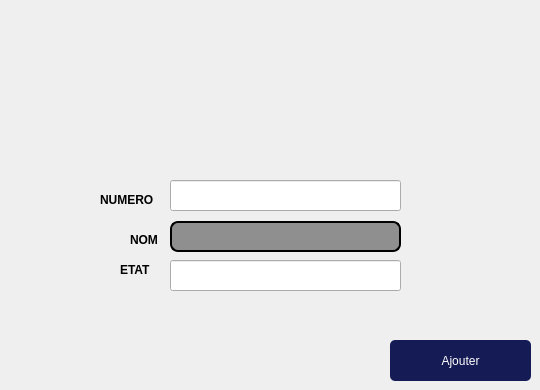
      <widget class="QWidget" name="tab_10">
       <attribute name="title">
        <string>Ajouter un Devoir</string>
       </attribute>
       <widget class="QLabel" name="reference_3">
        <property name="geometry">
         <rect>
          <x>130</x>
          <y>230</y>
          <width>41</width>
          <height>20</height>
         </rect>
        </property>
        <property name="font">
         <font>
          <pointsize>9</pointsize>
          <weight>75</weight>
          <bold>true</bold>
          <underline>false</underline>
         </font>
        </property>
        <property name="text">
         <string>NOM</string>
        </property>
       </widget>
       <widget class="QLabel" name="quantite_5">
        <property name="geometry">
         <rect>
          <x>100</x>
          <y>190</y>
          <width>71</width>
          <height>20</height>
         </rect>
        </property>
        <property name="font">
         <font>
          <pointsize>9</pointsize>
          <weight>75</weight>
          <bold>true</bold>
          <underline>false</underline>
         </font>
        </property>
        <property name="text">
         <string>NUMERO</string>
        </property>
       </widget>
       <widget class="QLineEdit" name="lineEdit_nom_dev">
        <property name="geometry">
         <rect>
          <x>170</x>
          <y>221</y>
          <width>231</width>
          <height>31</height>
         </rect>
        </property>
        <property name="styleSheet">
         <string notr="true">QLineEdit {
padding: 1px;
border-style: solid;
border: 2px solid gray;
border-radius: 8px;
background-color: rgb(143, 143, 143);
border:2px solid #000;
}</string>
        </property>
       </widget>
       <widget class="QPushButton" name="pb_ajouter_end">
        <property name="geometry">
         <rect>
          <x>390</x>
          <y>340</y>
          <width>141</width>
          <height>41</height>
         </rect>
        </property>
        <property name="styleSheet">
         <string notr="true">QPushButton {
padding: 1px;
border-style: solid;
border: 2px solid gray;
border-radius: 8px;
background-color: rgb(143, 143, 143);
border:2px solid #000;
}
QPushButton {
     color: #fff !important;
text-transform: uppercase;
text-decoration: none;
background: #151B54;
border-radius: 5px;
display: inline-block;
border: none;
transition: all 0.4s ease 0s;
 }
 QPushButton:hover {
     background: #434343;
letter-spacing: 1px;
-webkit-box-shadow: 0px 5px 40px -10px rgba(0,0,0,0.57);
-moz-box-shadow: 0px 5px 40px -10px rgba(0,0,0,0.57);
box-shadow: 5px 40px -10px rgba(0,0,0,0.57);
transition: all 0.4s ease 0s;
 }</string>
        </property>
        <property name="text">
         <string>Ajouter</string>
        </property>
       </widget>
       <widget class="QLabel" name="quantite_6">
        <property name="geometry">
         <rect>
          <x>120</x>
          <y>260</y>
          <width>51</width>
          <height>20</height>
         </rect>
        </property>
        <property name="font">
         <font>
          <pointsize>9</pointsize>
          <weight>75</weight>
          <bold>true</bold>
          <underline>false</underline>
         </font>
        </property>
        <property name="text">
         <string>ETAT</string>
        </property>
       </widget>
       <widget class="QLineEdit" name="lineEdit_num_dev">
        <property name="geometry">
         <rect>
          <x>170</x>
          <y>180</y>
          <width>231</width>
          <height>31</height>
         </rect>
        </property>
        <property name="styleSheet">
         <string notr="true">QLineEdit {
padding: 1px;
border-style: solid;
border: 2px solid gray;
border-radius: 8px;
background-color: rgb(143, 143, 143);
border:2px solid #000;
}border:2px solid #000;</string>
        </property>
       </widget>
       <widget class="QLineEdit" name="lineEdit_etat_dev">
        <property name="geometry">
         <rect>
          <x>170</x>
          <y>260</y>
          <width>231</width>
          <height>31</height>
         </rect>
        </property>
        <property name="styleSheet">
         <string notr="true">QLineEdit {
padding: 1px;
border-style: solid;
border: 2px solid gray;
border-radius: 8px;
background-color: rgb(143, 143, 143);
border:2px solid #000;
}border:2px solid #000;</string>
        </property>
       </widget>
      </widget>
